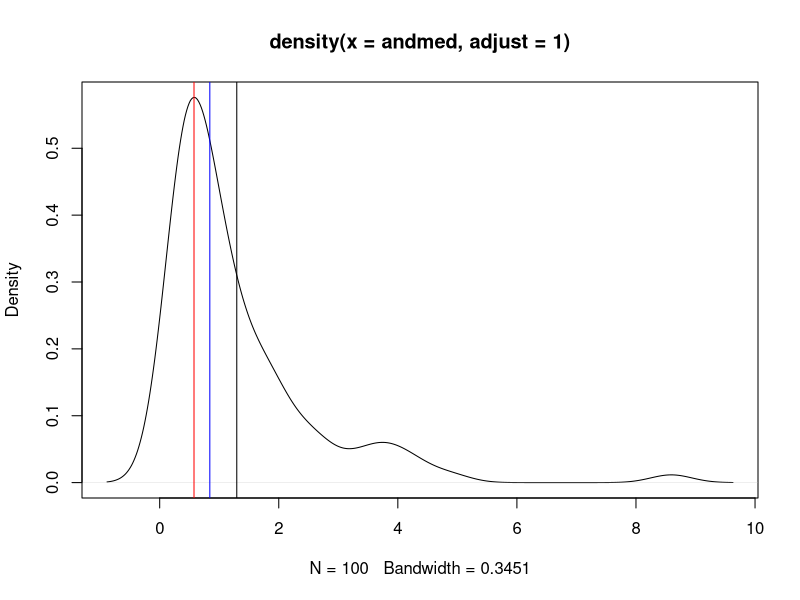
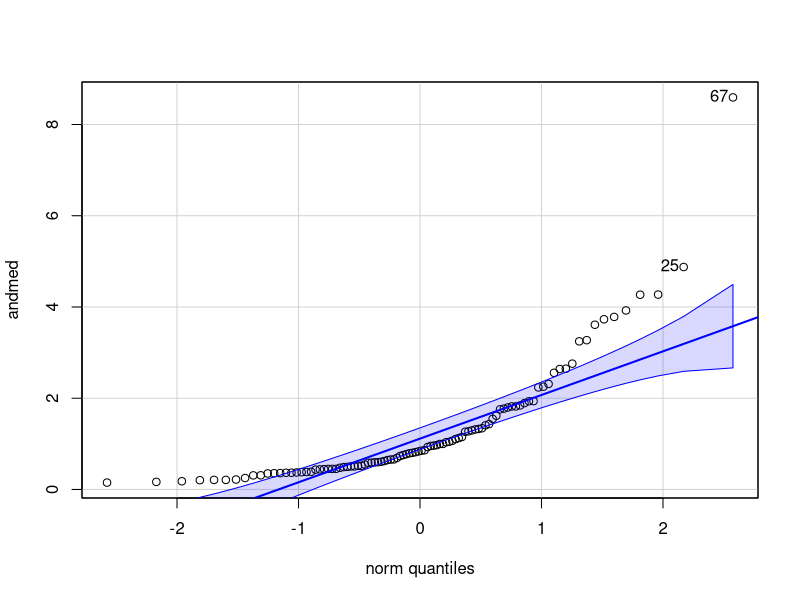
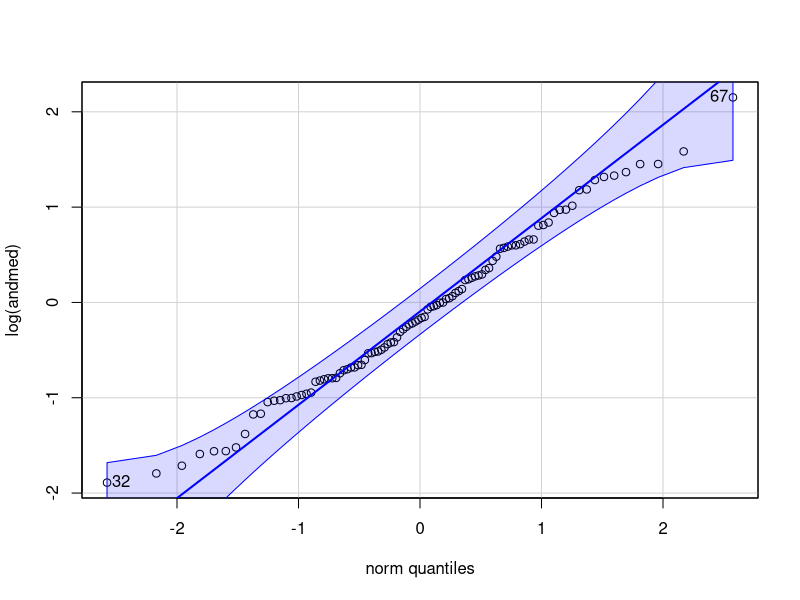

Generate these figures, in order, with R: (Note: this script raises an error after producing the figures.)
## ---- chunk 1
library(tidyverse)
library(stringr)
library(car)
## ---- chunk 2
andmed <- rlnorm(100)
mode <-  function(x, adjust = 1) {
  x <- na.omit(x)
  dx <- density(x, adjust = adjust)
  dx$x[which.max(dx$y)]
}
plot(density(andmed, adjust = 1))
abline(v = mode(andmed), col = "red")
abline(v = median(andmed), col = "blue")
abline(v = mean(andmed))
## ---- chunk 3
multiplicative_sd <- function(x) {
  x <- na.omit(x)
  log_data <- log10(x)
  log_mean <- mean(log_data)
  log_sd <- sd(log_data)
  geom_mean <- 10**log_mean
  mult_sd <- 10**log_sd
  lower1 <- geom_mean/mult_sd
  upper1 <- geom_mean * mult_sd
  lower2 <- geom_mean/(mult_sd**2)
  upper2 <- geom_mean * (mult_sd**2)
  Mean <- mean(x)
  lower3 <- mean(x) - sd(x)
  upper3 <- mean(x) + sd(x)
  lower4 <- mean(x) - sd(x)*2
  upper4 <- mean(x) + sd(x)*2
  tibble(SD = c("multiplicative_SD", 
                "multiplicative_2_SD", 
                "additive_SD", 
                "additive_2_SD"), 
         MEAN = c(geom_mean, 
                  geom_mean, 
                  Mean, 
                  Mean), 
         lower = c(lower1, 
                   lower2, 
                   lower3, 
                   lower4), 
         upper = c(upper1, 
                   upper2, 
                   upper3, 
                   upper4))
}

multiplicative_sd(andmed) %>% knitr::kable()
## ---- chunk 4
set.seed(5363)
norm_andmed <- rnorm(3, 100, 20)
knitr::kable(multiplicative_sd(norm_andmed))
## ---- chunk 5
qqPlot(andmed)
## ---- chunk 6
qqPlot(log(andmed))
## ---- chunk 7
mad(andmed, constant = 1); sd(andmed); mad(andmed)
## ---- chunk 8
mad(log10(andmed), constant = 1); sd(log10(andmed)); mad(log10(andmed))
## ---- chunk 9
quantile(andmed, c(0.025, 0.25, 0.5, 0.75, 0.95))
## ---- chunk 10
cor(iris$Sepal.Length, iris$Sepal.Width, use = "complete.obs")
## ---- chunk 11
anscombe_long <- bind_cols(id = 1:11, anscombe) %>% 
  gather(key, value, -id) %>% 
  mutate(axis = str_extract(key, "[xy]"),
         q = letters[as.numeric(str_extract(key, "[0-9]"))]) %>%
  select(-key) %>% 
  spread(axis, value)
anscombe_r <- anscombe_long %>%
  group_by(q) %>%
  summarise(R = round(cor(x, y), 2))
anscombe_long %>% 
  ggplot(aes(x, y)) +
  geom_point() +
  annotate("text", x = 10, y = 12, label = sprintf("r = %s", anscombe_r$R)) +
  facet_wrap(~q) +
  theme(strip.text = element_text(hjust = 0))
## ---- chunk 12
# numeric columns only!
# the following gives cor matrix with 
# frequentist correction for mutliple testing:
# print(psych::corr.test(iris[-5]))
# only numeric cols allowed! Hence -Species
knitr::kable(cor(iris[,-5]))
